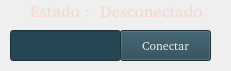
     <widget class="QWidget" name="widget" native="true">
      <property name="geometry">
       <rect>
        <x>10</x>
        <y>10</y>
        <width>231</width>
        <height>71</height>
       </rect>
      </property>
      <widget class="QLineEdit" name="elemnt_input_2">
       <property name="geometry">
        <rect>
         <x>10</x>
         <y>30</y>
         <width>111</width>
         <height>31</height>
        </rect>
       </property>
       <property name="palette">
        <palette>
         <active>
          <colorrole role="Button">
           <brush brushstyle="SolidPattern">
            <color alpha="255">
             <red>38</red>
             <green>70</green>
             <blue>83</blue>
            </color>
           </brush>
          </colorrole>
          <colorrole role="Text">
           <brush brushstyle="SolidPattern">
            <color alpha="255">
             <red>238</red>
             <green>238</green>
             <blue>236</blue>
            </color>
           </brush>
          </colorrole>
          <colorrole role="Base">
           <brush brushstyle="SolidPattern">
            <color alpha="255">
             <red>38</red>
             <green>70</green>
             <blue>83</blue>
            </color>
           </brush>
          </colorrole>
          <colorrole role="Window">
           <brush brushstyle="SolidPattern">
            <color alpha="255">
             <red>38</red>
             <green>70</green>
             <blue>83</blue>
            </color>
           </brush>
          </colorrole>
         </active>
         <inactive>
          <colorrole role="Button">
           <brush brushstyle="SolidPattern">
            <color alpha="255">
             <red>38</red>
             <green>70</green>
             <blue>83</blue>
            </color>
           </brush>
          </colorrole>
          <colorrole role="Text">
           <brush brushstyle="SolidPattern">
            <color alpha="255">
             <red>238</red>
             <green>238</green>
             <blue>236</blue>
            </color>
           </brush>
          </colorrole>
          <colorrole role="Base">
           <brush brushstyle="SolidPattern">
            <color alpha="255">
             <red>38</red>
             <green>70</green>
             <blue>83</blue>
            </color>
           </brush>
          </colorrole>
          <colorrole role="Window">
           <brush brushstyle="SolidPattern">
            <color alpha="255">
             <red>38</red>
             <green>70</green>
             <blue>83</blue>
            </color>
           </brush>
          </colorrole>
         </inactive>
         <disabled>
          <colorrole role="Button">
           <brush brushstyle="SolidPattern">
            <color alpha="255">
             <red>38</red>
             <green>70</green>
             <blue>83</blue>
            </color>
           </brush>
          </colorrole>
          <colorrole role="Text">
           <brush brushstyle="SolidPattern">
            <color alpha="255">
             <red>190</red>
             <green>190</green>
             <blue>190</blue>
            </color>
           </brush>
          </colorrole>
          <colorrole role="Base">
           <brush brushstyle="SolidPattern">
            <color alpha="255">
             <red>38</red>
             <green>70</green>
             <blue>83</blue>
            </color>
           </brush>
          </colorrole>
          <colorrole role="Window">
           <brush brushstyle="SolidPattern">
            <color alpha="255">
             <red>38</red>
             <green>70</green>
             <blue>83</blue>
            </color>
           </brush>
          </colorrole>
         </disabled>
        </palette>
       </property>
       <property name="font">
        <font>
         <family>Bitstream Charter</family>
        </font>
       </property>
      </widget>
      <widget class="QPushButton" name="next_button_2">
       <property name="geometry">
        <rect>
         <x>120</x>
         <y>30</y>
         <width>91</width>
         <height>31</height>
        </rect>
       </property>
       <property name="palette">
        <palette>
         <active>
          <colorrole role="Button">
           <brush brushstyle="SolidPattern">
            <color alpha="255">
             <red>38</red>
             <green>70</green>
             <blue>83</blue>
            </color>
           </brush>
          </colorrole>
          <colorrole role="ButtonText">
           <brush brushstyle="SolidPattern">
            <color alpha="255">
             <red>238</red>
             <green>238</green>
             <blue>236</blue>
            </color>
           </brush>
          </colorrole>
          <colorrole role="Base">
           <brush brushstyle="SolidPattern">
            <color alpha="255">
             <red>38</red>
             <green>70</green>
             <blue>83</blue>
            </color>
           </brush>
          </colorrole>
          <colorrole role="Window">
           <brush brushstyle="SolidPattern">
            <color alpha="255">
             <red>38</red>
             <green>70</green>
             <blue>83</blue>
            </color>
           </brush>
          </colorrole>
         </active>
         <inactive>
          <colorrole role="Button">
           <brush brushstyle="SolidPattern">
            <color alpha="255">
             <red>38</red>
             <green>70</green>
             <blue>83</blue>
            </color>
           </brush>
          </colorrole>
          <colorrole role="ButtonText">
           <brush brushstyle="SolidPattern">
            <color alpha="255">
             <red>238</red>
             <green>238</green>
             <blue>236</blue>
            </color>
           </brush>
          </colorrole>
          <colorrole role="Base">
           <brush brushstyle="SolidPattern">
            <color alpha="255">
             <red>38</red>
             <green>70</green>
             <blue>83</blue>
            </color>
           </brush>
          </colorrole>
          <colorrole role="Window">
           <brush brushstyle="SolidPattern">
            <color alpha="255">
             <red>38</red>
             <green>70</green>
             <blue>83</blue>
            </color>
           </brush>
          </colorrole>
         </inactive>
         <disabled>
          <colorrole role="Button">
           <brush brushstyle="SolidPattern">
            <color alpha="255">
             <red>38</red>
             <green>70</green>
             <blue>83</blue>
            </color>
           </brush>
          </colorrole>
          <colorrole role="ButtonText">
           <brush brushstyle="SolidPattern">
            <color alpha="255">
             <red>190</red>
             <green>190</green>
             <blue>190</blue>
            </color>
           </brush>
          </colorrole>
          <colorrole role="Base">
           <brush brushstyle="SolidPattern">
            <color alpha="255">
             <red>38</red>
             <green>70</green>
             <blue>83</blue>
            </color>
           </brush>
          </colorrole>
          <colorrole role="Window">
           <brush brushstyle="SolidPattern">
            <color alpha="255">
             <red>38</red>
             <green>70</green>
             <blue>83</blue>
            </color>
           </brush>
          </colorrole>
         </disabled>
        </palette>
       </property>
       <property name="font">
        <font>
         <family>Bitstream Charter</family>
         <weight>50</weight>
         <italic>false</italic>
         <bold>false</bold>
         <strikeout>false</strikeout>
        </font>
       </property>
       <property name="text">
        <string>Conectar</string>
       </property>
      </widget>
      <widget class="QLabel" name="create_element_label_3">
       <property name="geometry">
        <rect>
         <x>100</x>
         <y>0</y>
         <width>111</width>
         <height>21</height>
        </rect>
       </property>
       <property name="palette">
        <palette>
         <active>
          <colorrole role="WindowText">
           <brush brushstyle="SolidPattern">
            <color alpha="255">
             <red>243</red>
             <green>219</green>
             <blue>214</blue>
            </color>
           </brush>
          </colorrole>
          <colorrole role="Button">
           <brush brushstyle="SolidPattern">
            <color alpha="255">
             <red>38</red>
             <green>70</green>
             <blue>83</blue>
            </color>
           </brush>
          </colorrole>
          <colorrole role="Base">
           <brush brushstyle="SolidPattern">
            <color alpha="255">
             <red>38</red>
             <green>70</green>
             <blue>83</blue>
            </color>
           </brush>
          </colorrole>
          <colorrole role="Window">
           <brush brushstyle="SolidPattern">
            <color alpha="255">
             <red>38</red>
             <green>70</green>
             <blue>83</blue>
            </color>
           </brush>
          </colorrole>
         </active>
         <inactive>
          <colorrole role="WindowText">
           <brush brushstyle="SolidPattern">
            <color alpha="255">
             <red>243</red>
             <green>219</green>
             <blue>214</blue>
            </color>
           </brush>
          </colorrole>
          <colorrole role="Button">
           <brush brushstyle="SolidPattern">
            <color alpha="255">
             <red>38</red>
             <green>70</green>
             <blue>83</blue>
            </color>
           </brush>
          </colorrole>
          <colorrole role="Base">
           <brush brushstyle="SolidPattern">
            <color alpha="255">
             <red>38</red>
             <green>70</green>
             <blue>83</blue>
            </color>
           </brush>
          </colorrole>
          <colorrole role="Window">
           <brush brushstyle="SolidPattern">
            <color alpha="255">
             <red>38</red>
             <green>70</green>
             <blue>83</blue>
            </color>
           </brush>
          </colorrole>
         </inactive>
         <disabled>
          <colorrole role="WindowText">
           <brush brushstyle="SolidPattern">
            <color alpha="255">
             <red>190</red>
             <green>190</green>
             <blue>190</blue>
            </color>
           </brush>
          </colorrole>
          <colorrole role="Button">
           <brush brushstyle="SolidPattern">
            <color alpha="255">
             <red>38</red>
             <green>70</green>
             <blue>83</blue>
            </color>
           </brush>
          </colorrole>
          <colorrole role="Base">
           <brush brushstyle="SolidPattern">
            <color alpha="255">
             <red>38</red>
             <green>70</green>
             <blue>83</blue>
            </color>
           </brush>
          </colorrole>
          <colorrole role="Window">
           <brush brushstyle="SolidPattern">
            <color alpha="255">
             <red>38</red>
             <green>70</green>
             <blue>83</blue>
            </color>
           </brush>
          </colorrole>
         </disabled>
        </palette>
       </property>
       <property name="font">
        <font>
         <family>Bitstream Charter</family>
         <pointsize>12</pointsize>
         <weight>75</weight>
         <bold>true</bold>
         <kerning>true</kerning>
        </font>
       </property>
       <property name="autoFillBackground">
        <bool>false</bool>
       </property>
       <property name="text">
        <string>Desconectado</string>
       </property>
      </widget>
      <widget class="QLabel" name="create_element_label_2">
       <property name="geometry">
        <rect>
         <x>30</x>
         <y>0</y>
         <width>61</width>
         <height>21</height>
        </rect>
       </property>
       <property name="palette">
        <palette>
         <active>
          <colorrole role="WindowText">
           <brush brushstyle="SolidPattern">
            <color alpha="255">
             <red>243</red>
             <green>219</green>
             <blue>214</blue>
            </color>
           </brush>
          </colorrole>
          <colorrole role="Button">
           <brush brushstyle="SolidPattern">
            <color alpha="255">
             <red>38</red>
             <green>70</green>
             <blue>83</blue>
            </color>
           </brush>
          </colorrole>
          <colorrole role="Base">
           <brush brushstyle="SolidPattern">
            <color alpha="255">
             <red>38</red>
             <green>70</green>
             <blue>83</blue>
            </color>
           </brush>
          </colorrole>
          <colorrole role="Window">
           <brush brushstyle="SolidPattern">
            <color alpha="255">
             <red>38</red>
             <green>70</green>
             <blue>83</blue>
            </color>
           </brush>
          </colorrole>
         </active>
         <inactive>
          <colorrole role="WindowText">
           <brush brushstyle="SolidPattern">
            <color alpha="255">
             <red>243</red>
             <green>219</green>
             <blue>214</blue>
            </color>
           </brush>
          </colorrole>
          <colorrole role="Button">
           <brush brushstyle="SolidPattern">
            <color alpha="255">
             <red>38</red>
             <green>70</green>
             <blue>83</blue>
            </color>
           </brush>
          </colorrole>
          <colorrole role="Base">
           <brush brushstyle="SolidPattern">
            <color alpha="255">
             <red>38</red>
             <green>70</green>
             <blue>83</blue>
            </color>
           </brush>
          </colorrole>
          <colorrole role="Window">
           <brush brushstyle="SolidPattern">
            <color alpha="255">
             <red>38</red>
             <green>70</green>
             <blue>83</blue>
            </color>
           </brush>
          </colorrole>
         </inactive>
         <disabled>
          <colorrole role="WindowText">
           <brush brushstyle="SolidPattern">
            <color alpha="255">
             <red>190</red>
             <green>190</green>
             <blue>190</blue>
            </color>
           </brush>
          </colorrole>
          <colorrole role="Button">
           <brush brushstyle="SolidPattern">
            <color alpha="255">
             <red>38</red>
             <green>70</green>
             <blue>83</blue>
            </color>
           </brush>
          </colorrole>
          <colorrole role="Base">
           <brush brushstyle="SolidPattern">
            <color alpha="255">
             <red>38</red>
             <green>70</green>
             <blue>83</blue>
            </color>
           </brush>
          </colorrole>
          <colorrole role="Window">
           <brush brushstyle="SolidPattern">
            <color alpha="255">
             <red>38</red>
             <green>70</green>
             <blue>83</blue>
            </color>
           </brush>
          </colorrole>
         </disabled>
        </palette>
       </property>
       <property name="font">
        <font>
         <family>Bitstream Charter</family>
         <pointsize>12</pointsize>
         <weight>75</weight>
         <bold>true</bold>
         <kerning>true</kerning>
        </font>
       </property>
       <property name="text">
        <string>Estado :</string>
       </property>
      </widget>
     </widget>
